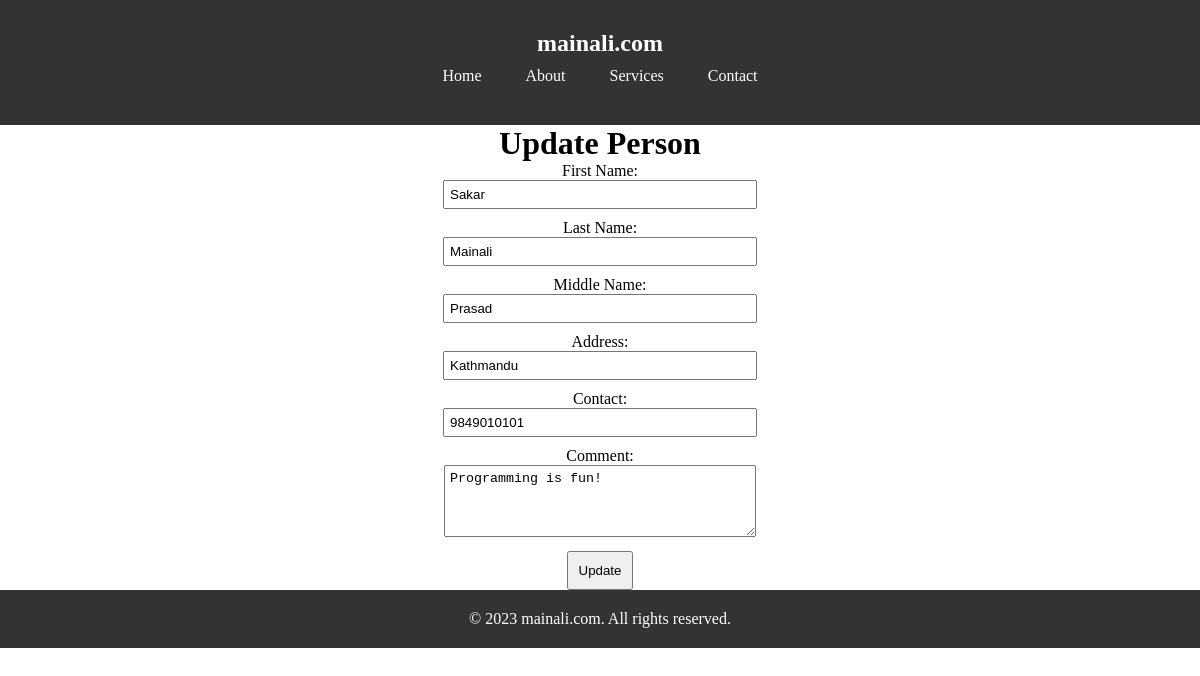
Page /update.php?id=1 on the committed database.
### tables this page shows
CREATE TABLE IF NOT EXISTS `people` (
  `people_id` int(11) NOT NULL AUTO_INCREMENT,
  `first_name` varchar(30) NOT NULL,
  `last_name` varchar(30) NOT NULL,
  `mid_name` varchar(30) NOT NULL,
  `address` varchar(30) NOT NULL,
  `contact` varchar(30) NOT NULL,
  `comment` text NOT NULL,
  PRIMARY KEY (`people_id`)
);

### update.php (the view, shortened to what this page needs)
<?php
require_once 'connection.php';
$personId = $_GET['id'];
$query = "SELECT * FROM people WHERE people_id = $personId";
$result = mysqli_query($connection, $query);
$row = mysqli_fetch_assoc($result);
?>
<!DOCTYPE html>
<html>
<head>
</head>
<body>
    <header>
        <nav>
            <h1>mainali.com</h1>
            <ul>
                <li><a href="index.php">Home</a></li>
                <li><a href="#">About</a></li>
                <li><a href="#">Services</a></li>
                <li><a href="#">Contact</a></li>
            </ul>
        </nav>
    </header>
    <div class="container">
        <h1>Update Person</h1>
        <form action="update.php?id=<?php echo $personId; ?>" method="POST">
            <label for="first_name">First Name:</label><br>
            <input type="text" name="first_name" value="<?php echo $row['first_name']; ?>" required><br>
            <label for="last_name">Last Name:</label><br>
            <input type="text" name="last_name" value="<?php echo $row['last_name']; ?>" required><br>
            <label for="mid_name">Middle Name:</label><br>
            <input type="text" name="mid_name" value="<?php echo $row['mid_name']; ?>" required><br>
            <label for="address">Address:</label><br>
            <input type="text" name="address" value="<?php echo $row['address']; ?>" required><br>
            <label for="contact">Contact:</label><br>
            <input type="text" name="contact" value="<?php echo $row['contact']; ?>" required><br>
            <label for="comment">Comment:</label><br>
            <textarea name="comment" rows="4" required><?php echo $row['comment']; ?></textarea><br>
            <input type="submit" value="Update">
        </form>
    </div>
    <footer>
        <p>&copy; 2023 mainali.com. All rights reserved.</p>
    </footer>
</body>
</html>

### update.php (style rules this page uses)
* { margin: 0; padding: 0; }
body { display: flex; flex-direction: column; max-height: 100%; }
.container { max-width: 100%; max-height: 100%; text-align: center; }
header { background-color: #333; color: #fff; padding: 20px; text-align: center; }
nav { background-color: #333; padding: 10px; }
nav ul { list-style-type: none; margin: 0; padding: 0; overflow: hidden; }
nav ul li { display: inline-block; }
nav ul li a { display: block; padding: 10px 20px; text-decoration: none; color: #fff; }
footer { background-color: #333; color: #fff; padding: 20px; text-align: center; }
input[type="text"], textarea { width: 300px; padding: 5px; margin-bottom: 10px; }
input[type="submit"] { padding: 10px; }

### rows in the picture
people: first_name "Sakar", last_name "Mainali", mid_name "Prasad", address "Kathmandu", contact "9849010101", comment "Programming is fun!"
